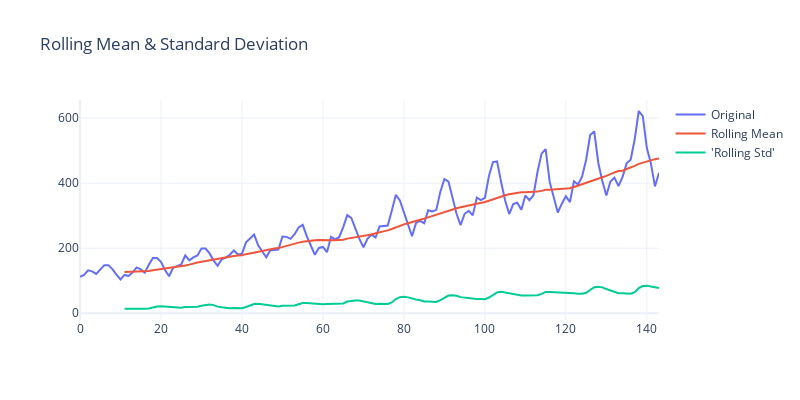

Write notebook code for a chart like this one.
### Markdown cell above
## 1 .Check Stationarity of a Time Series
ADF Test

KPSS Test

Rolling Statistics (mean and std dev)

### Code cell
# Define Testing Functions

# For ADF Test
# null hypothesis: series is non-stationary
# If test statistic < critical value = reject the null hypothesis (i.e. series is stationary)
# If test statistic > critical value = accept the null hypothesis (i.e. series is not stationary)
def adf_test(timeseries):
    print ('Results of Dickey-Fuller Test:')
    dftest = adfuller(timeseries, autolag='AIC')
    dfoutput = pd.Series(dftest[0:4], index=['Test Statistic','p-value','Lags Used','Number of Observations Used'])
    for key,value in dftest[4].items():
        dfoutput['Critical Value (%s)'%key] = value
    print (dfoutput)
    

# For KPSS Test
# null hypothesis: series is stationary
# If test statistic < critical value = accept the null hypothesis (i.e. series is stationary)
# If test statistic > critical value = reject the null hypothesis (i.e. series is not stationary)
def kpss_test(timeseries):
    print ('Results of KPSS Test:')
    kpsstest = kpss(timeseries, regression='c')
    kpss_output = pd.Series(kpsstest[0:3], index=['Test Statistic','p-value','Lags Used'])
    for key,value in kpsstest[3].items():
        kpss_output['Critical Value (%s)'%key] = value
    print (kpss_output)


# Rolling Statistics
def rolling_stat_test(timeseries, k =12):
    rolmean = timeseries.rolling(k).mean()
    rolstd = timeseries.rolling(k).std()
    
    fig = go.Figure([
            go.Scatter(y = timeseries.values,  mode = 'lines', name="Original"),
            go.Scatter(y = rolmean.values, mode = 'lines', name="Rolling Mean"),
            go.Scatter(y = rolstd.values, mode = 'lines', name="'Rolling Std'"),
        ])
    fig.update_layout(title='Rolling Mean & Standard Deviation',showlegend=True, template="plotly_white", width=800, height=400)
    fig.show()
#     return
    
    
rolling_stat_test(data.Passengers)

### Figure 1 — Plotly figure (JSON) as saved in the notebook; plotly's stock layout.template omitted (floating-point values rounded to 4 significant figures; data arrays with more than 128 entries replaced by an {"elided": "..."} marker saying what was removed)
{"data": [{"mode": "lines", "name": "Original", "type": "scatter", "y": {"elided": "144 int values"}}, {"mode": "lines", "name": "Rolling Mean", "type": "scatter", "y": {"elided": "144 float values"}}, {"mode": "lines", "name": "'Rolling Std'", "type": "scatter", "y": {"elided": "144 float values"}}], "layout": {"height": 400, "showlegend": true, "title": {"text": "Rolling Mean & Standard Deviation"}, "width": 800}}
